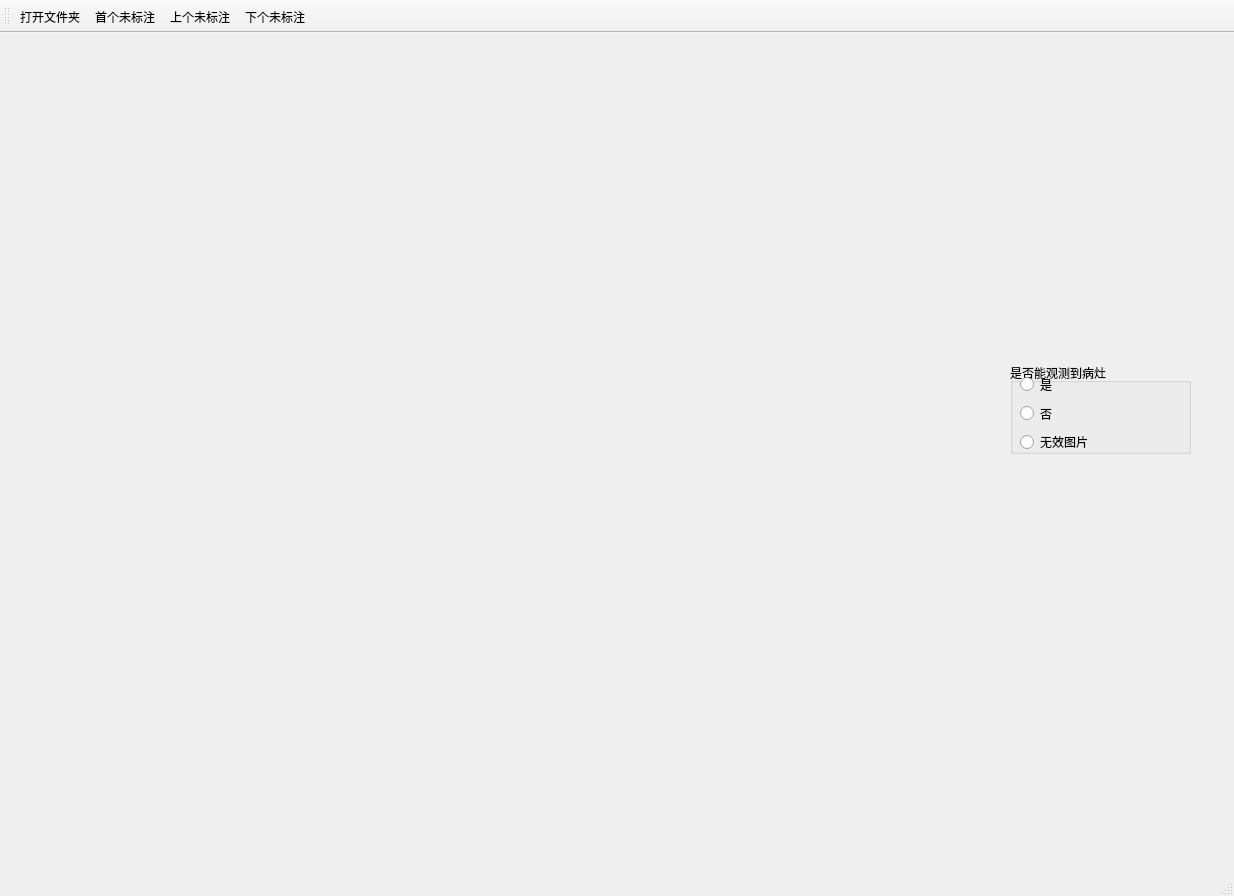
<?xml version="1.0" encoding="UTF-8"?>
<ui version="4.0">
 <class>MainWindow</class>
 <widget class="QMainWindow" name="MainWindow">
  <property name="geometry">
   <rect>
    <x>0</x>
    <y>0</y>
    <width>1234</width>
    <height>896</height>
   </rect>
  </property>
  <property name="windowTitle">
   <string>数据标注</string>
  </property>
  <widget class="QWidget" name="centralwidget">
   <widget class="QGroupBox" name="selector">
    <property name="geometry">
     <rect>
      <x>1010</x>
      <y>330</y>
      <width>181</width>
      <height>91</height>
     </rect>
    </property>
    <property name="title">
     <string>是否能观测到病灶</string>
    </property>
    <widget class="QWidget" name="verticalLayoutWidget">
     <property name="geometry">
      <rect>
       <x>10</x>
       <y>10</y>
       <width>160</width>
       <height>80</height>
      </rect>
     </property>
     <layout class="QVBoxLayout" name="layout">
      <item>
       <widget class="QRadioButton" name="yes">
        <property name="text">
         <string>是</string>
        </property>
        <property name="checked">
         <bool>false</bool>
        </property>
        <property name="autoExclusive">
         <bool>true</bool>
        </property>
        <attribute name="buttonGroup">
         <string notr="true">group</string>
        </attribute>
       </widget>
      </item>
      <item>
       <widget class="QRadioButton" name="no">
        <property name="enabled">
         <bool>true</bool>
        </property>
        <property name="text">
         <string>否</string>
        </property>
        <property name="autoExclusive">
         <bool>true</bool>
        </property>
        <attribute name="buttonGroup">
         <string notr="true">group</string>
        </attribute>
       </widget>
      </item>
      <item>
       <widget class="QRadioButton" name="invalid">
        <property name="text">
         <string>无效图片</string>
        </property>
        <attribute name="buttonGroup">
         <string notr="true">group</string>
        </attribute>
       </widget>
      </item>
     </layout>
    </widget>
   </widget>
   <widget class="QLabel" name="display">
    <property name="geometry">
     <rect>
      <x>50</x>
      <y>100</y>
      <width>821</width>
      <height>651</height>
     </rect>
    </property>
    <property name="text">
     <string/>
    </property>
   </widget>
   <widget class="QLabel" name="hint">
    <property name="geometry">
     <rect>
      <x>50</x>
      <y>30</y>
      <width>431</width>
      <height>51</height>
     </rect>
    </property>
    <property name="text">
     <string/>
    </property>
   </widget>
  </widget>
  <widget class="QStatusBar" name="statusbar"/>
  <widget class="QToolBar" name="toolBar">
   <property name="windowTitle">
    <string>toolBar</string>
   </property>
   <attribute name="toolBarArea">
    <enum>TopToolBarArea</enum>
   </attribute>
   <attribute name="toolBarBreak">
    <bool>false</bool>
   </attribute>
   <addaction name="act_open"/>
   <addaction name="act_first"/>
   <addaction name="act_prev"/>
   <addaction name="act_next"/>
  </widget>
  <action name="act_open">
   <property name="text">
    <string>打开文件夹</string>
   </property>
   <property name="shortcut">
    <string>Ctrl+O</string>
   </property>
  </action>
  <action name="act_first">
   <property name="text">
    <string>首个未标注</string>
   </property>
  </action>
  <action name="act_next">
   <property name="text">
    <string>下个未标注</string>
   </property>
  </action>
  <action name="act_prev">
   <property name="text">
    <string>上个未标注</string>
   </property>
  </action>
 </widget>
 <resources/>
 <connections/>
 <buttongroups>
  <buttongroup name="group">
   <property name="exclusive">
    <bool>true</bool>
   </property>
  </buttongroup>
 </buttongroups>
</ui>
